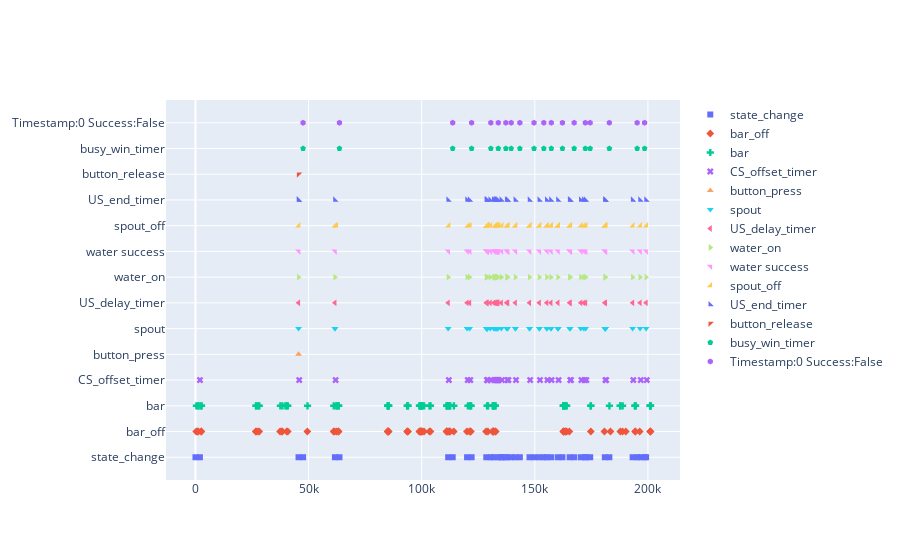

Notebook cell for this chart:
### Code cell
raw_symbols  = SymbolValidator().values
symbols = [raw_symbols[i+2] for i in range(0, len(raw_symbols), 12)]
y_index = 0 
fig = go.Figure()

df = df_events.copy()
for kind, k in enumerate(keys):
    y_index += 1
    df_evt2plot = df[df.event_name==k]
    line1 = go.Scatter(x=df_evt2plot.time, y=[k]
                * len(df_evt2plot), 
                       name=k, mode='markers', marker_symbol=symbols[y_index % 40])
    fig.add_trace(line1)
    
fig.show()

### Figure 1 — Plotly figure (JSON) as saved in the notebook; plotly's stock layout.template omitted (floating-point values rounded to 4 significant figures)
{"data": [{"marker": {"symbol": "square"}, "mode": "markers", "name": "state_change", "type": "scatter", "x": [0, 1966, 45572, 47574, 61651, 63653, 111702, 113703, 120058, 122060, 128554, 130557, 131850, 133852, 135177, 135195, 137197, 137566, 139568, 141383, 143384, 147650, 149652, 151976, 153978, 155284, 157286, 160207, 162209, 165391, 167393, 170316, 172318, 172465, 174467, 180940, 182942, 193235, 195237, 196527, 198529, 199186], "y": ["state_change", "state_change", "state_change", "state_change", "state_change", "state_change", "state_change", "state_change", "state_change", "state_change", "state_change", "state_change", "state_change", "state_change", "state_change", "state_change", "state_change", "state_change", "state_change", "state_change", "state_change", "state_change", "state_change", "state_change", "state_change", "state_change", "state_change", "state_change", "state_change", "state_change", "state_change", "state_change", "state_change", "state_change", "state_change", "state_change", "state_change", "state_change", "state_change", "state_change", "state_change", "state_change"]}, {"marker": {"symbol": "diamond"}, "mode": "markers", "name": "bar_off", "type": "scatter", "x": [345, 795, 1307, 2527, 2612, 26651, 26846, 27663, 28177, 37395, 38063, 38445, 40344, 40810, 49453, 61054, 61524, 62360, 63227, 63245, 84966, 85021, 85091, 85321, 85382, 93539, 93849, 93911, 98949, 99186, 99396, 99560, 99908, 100017, 100141, 101021, 103433, 103873, 110984, 111104, 111141, 111587, 112020, 112462, 112505, 114192, 119992, 121121, 121497, 121741, 128454, 129254, 131284, 131608, 131648, 131704, 131746, 132570, 132708, 162620, 162641, 162840, 163445, 163579, 164085, 165257, 174753, 180763, 183432, 187777, 188768, 190230, 194349, 194460, 196364, 200986, 201085, 201118], "y": ["bar_off", "bar_off", "bar_off", "bar_off", "bar_off", "bar_off", "bar_off", "bar_off", "bar_off", "bar_off", "bar_off", "bar_off", "bar_off", "bar_off", "bar_off", "bar_off", "bar_off", "bar_off", "bar_off", "bar_off", "bar_off", "bar_off", "bar_off", "bar_off", "bar_off", "bar_off", "bar_off", "bar_off", "bar_off", "bar_off", "bar_off", "bar_off", "bar_off", "bar_off", "bar_off", "bar_off", "bar_off", "bar_off", "bar_off", "bar_off", "bar_off", "bar_off", "bar_off", "bar_off", "bar_off", "bar_off", "bar_off", "bar_off", "bar_off", "bar_off", "bar_off", "bar_off", "bar_off", "bar_off", "bar_off", "bar_off", "bar_off", "bar_off", "bar_off", "bar_off", "bar_off", "bar_off", "bar_off", "bar_off", "bar_off", "bar_off", "bar_off", "bar_off", "bar_off", "bar_off", "bar_off", "bar_off", "bar_off", "bar_off", "bar_off", "bar_off", "bar_off", "bar_off"]}, {"marker": {"symbol": "cross"}, "mode": "markers", "name": "bar", "type": "scatter", "x": [425, 1292, 1374, 2564, 2684, 26754, 26868, 27707, 28215, 37533, 38430, 39748, 40391, 40833, 49536, 61127, 62314, 62396, 63242, 63308, 85006, 85048, 85126, 85350, 85447, 93564, 93866, 93948, 98994, 99205, 99412, 99575, 99923, 100044, 100156, 101051, 103460, 103902, 111053, 111125, 111191, 111962, 112035, 112489, 112532, 114226, 120440, 121410, 121513, 121854, 128904, 129323, 131351, 131630, 131689, 131730, 132555, 132590, 162585, 162635, 162681, 162866, 163527, 163618, 164111, 174718, 174768, 182979, 187749, 187806, 188822, 194184, 194416, 194545, 200971, 201003, 201102, 201153], "y": ["bar", "bar", "bar", "bar", "bar", "bar", "bar", "bar", "bar", "bar", "bar", "bar", "bar", "bar", "bar", "bar", "bar", "bar", "bar", "bar", "bar", "bar", "bar", "bar", "bar", "bar", "bar", "bar", "bar", "bar", "bar", "bar", "bar", "bar", "bar", "bar", "bar", "bar", "bar", "bar", "bar", "bar", "bar", "bar", "bar", "bar", "bar", "bar", "bar", "bar", "bar", "bar", "bar", "bar", "bar", "bar", "bar", "bar", "bar", "bar", "bar", "bar", "bar", "bar", "bar", "bar", "bar", "bar", "bar", "bar", "bar", "bar", "bar", "bar", "bar", "bar", "bar", "bar"]}, {"marker": {"symbol": "x"}, "mode": "markers", "name": "CS_offset_timer", "type": "scatter", "x": [2000, 45873, 61951, 112003, 120359, 121482, 128855, 129108, 129199, 130583, 132151, 132712, 133087, 133266, 133501, 133713, 134022, 135496, 137866, 138325, 141683, 147950, 152277, 155584, 157412, 160507, 165691, 165961, 170616, 171952, 172766, 181241, 181528, 193535, 196827, 199487], "y": ["CS_offset_timer", "CS_offset_timer", "CS_offset_timer", "CS_offset_timer", "CS_offset_timer", "CS_offset_timer", "CS_offset_timer", "CS_offset_timer", "CS_offset_timer", "CS_offset_timer", "CS_offset_timer", "CS_offset_timer", "CS_offset_timer", "CS_offset_timer", "CS_offset_timer", "CS_offset_timer", "CS_offset_timer", "CS_offset_timer", "CS_offset_timer", "CS_offset_timer", "CS_offset_timer", "CS_offset_timer", "CS_offset_timer", "CS_offset_timer", "CS_offset_timer", "CS_offset_timer", "CS_offset_timer", "CS_offset_timer", "CS_offset_timer", "CS_offset_timer", "CS_offset_timer", "CS_offset_timer", "CS_offset_timer", "CS_offset_timer", "CS_offset_timer", "CS_offset_timer"]}, {"marker": {"symbol": "triangle-up"}, "mode": "markers", "name": "button_press", "type": "scatter", "x": [45571], "y": ["button_press"]}, {"marker": {"symbol": "triangle-down"}, "mode": "markers", "name": "spout", "type": "scatter", "x": [45571, 61650, 61677, 111702, 120058, 121182, 128554, 128808, 128825, 128846, 128861, 128881, 128898, 128918, 128937, 128968, 130283, 131850, 132411, 132787, 132966, 133200, 133413, 133721, 135195, 137565, 138024, 141382, 141447, 147649, 147714, 151976, 152041, 155283, 155351, 157111, 157179, 160206, 160260, 160275, 165390, 165661, 170315, 171651, 172465, 180940, 181015, 181228, 181293, 193234, 196526, 199186], "y": ["spout", "spout", "spout", "spout", "spout", "spout", "spout", "spout", "spout", "spout", "spout", "spout", "spout", "spout", "spout", "spout", "spout", "spout", "spout", "spout", "spout", "spout", "spout", "spout", "spout", "spout", "spout", "spout", "spout", "spout", "spout", "spout", "spout", "spout", "spout", "spout", "spout", "spout", "spout", "spout", "spout", "spout", "spout", "spout", "spout", "spout", "spout", "spout", "spout", "spout", "spout", "spout"]}, {"marker": {"symbol": "triangle-left"}, "mode": "markers", "name": "US_delay_timer", "type": "scatter", "x": [45573, 61651, 111703, 120059, 121182, 128555, 128808, 128899, 130283, 131851, 132412, 132787, 132967, 133201, 133413, 133722, 135196, 137566, 138025, 141383, 147650, 151977, 155284, 157112, 160207, 165391, 165661, 170317, 171652, 172466, 180941, 181228, 193236, 196527, 199187], "y": ["US_delay_timer", "US_delay_timer", "US_delay_timer", "US_delay_timer", "US_delay_timer", "US_delay_timer", "US_delay_timer", "US_delay_timer", "US_delay_timer", "US_delay_timer", "US_delay_timer", "US_delay_timer", "US_delay_timer", "US_delay_timer", "US_delay_timer", "US_delay_timer", "US_delay_timer", "US_delay_timer", "US_delay_timer", "US_delay_timer", "US_delay_timer", "US_delay_timer", "US_delay_timer", "US_delay_timer", "US_delay_timer", "US_delay_timer", "US_delay_timer", "US_delay_timer", "US_delay_timer", "US_delay_timer", "US_delay_timer", "US_delay_timer", "US_delay_timer", "US_delay_timer", "US_delay_timer"]}, {"marker": {"symbol": "triangle-right"}, "mode": "markers", "name": "water_on", "type": "scatter", "x": [45573, 61651, 111703, 120059, 121183, 128555, 128809, 128899, 130284, 131851, 132412, 132788, 132967, 133201, 133414, 133722, 135196, 137566, 138025, 141384, 147650, 151977, 155285, 157112, 160208, 165392, 165662, 170317, 171652, 172466, 180941, 181229, 193236, 196528, 199187], "y": ["water_on", "water_on", "water_on", "water_on", "water_on", "water_on", "water_on", "water_on", "water_on", "water_on", "water_on", "water_on", "water_on", "water_on", "water_on", "water_on", "water_on", "water_on", "water_on", "water_on", "water_on", "water_on", "water_on", "water_on", "water_on", "water_on", "water_on", "water_on", "water_on", "water_on", "water_on", "water_on", "water_on", "water_on", "water_on"]}, {"marker": {"symbol": "triangle-ne"}, "mode": "markers", "name": "water success", "type": "scatter", "x": [45573, 61652, 111703, 120059, 121183, 128555, 128809, 128900, 130284, 131851, 132412, 132788, 132967, 133202, 133414, 133723, 135196, 137567, 138026, 141384, 147651, 151977, 155285, 157112, 160208, 165392, 165662, 170317, 171652, 172466, 180941, 181229, 193236, 196528, 199187], "y": ["water success", "water success", "water success", "water success", "water success", "water success", "water success", "water success", "water success", "water success", "water success", "water success", "water success", "water success", "water success", "water success", "water success", "water success", "water success", "water success", "water success", "water success", "water success", "water success", "water success", "water success", "water success", "water success", "water success", "water success", "water success", "water success", "water success", "water success", "water success"]}, {"marker": {"symbol": "triangle-se"}, "mode": "markers", "name": "spout_off", "type": "scatter", "x": [45587, 61665, 62207, 111875, 120361, 121270, 128792, 128810, 128840, 128861, 128877, 128896, 128913, 128933, 128953, 129345, 130320, 132365, 132753, 132951, 133160, 133318, 133689, 133936, 135337, 137656, 138109, 141397, 141462, 147664, 147734, 151991, 152071, 155299, 155370, 157126, 157215, 160222, 160275, 160294, 165406, 165676, 170358, 171691, 172480, 181000, 181021, 181252, 181308, 193250, 196542, 199201], "y": ["spout_off", "spout_off", "spout_off", "spout_off", "spout_off", "spout_off", "spout_off", "spout_off", "spout_off", "spout_off", "spout_off", "spout_off", "spout_off", "spout_off", "spout_off", "spout_off", "spout_off", "spout_off", "spout_off", "spout_off", "spout_off", "spout_off", "spout_off", "spout_off", "spout_off", "spout_off", "spout_off", "spout_off", "spout_off", "spout_off", "spout_off", "spout_off", "spout_off", "spout_off", "spout_off", "spout_off", "spout_off", "spout_off", "spout_off", "spout_off", "spout_off", "spout_off", "spout_off", "spout_off", "spout_off", "spout_off", "spout_off", "spout_off", "spout_off", "spout_off", "spout_off", "spout_off"]}, {"marker": {"symbol": "triangle-sw"}, "mode": "markers", "name": "US_end_timer", "type": "scatter", "x": [45591, 45593, 61671, 111723, 120079, 121203, 128575, 128829, 128919, 130304, 131871, 132432, 132808, 132987, 133221, 133434, 133743, 135216, 137587, 138046, 141404, 147671, 151997, 155305, 157132, 160228, 165411, 165681, 170336, 171671, 172485, 180960, 181248, 193255, 196547, 199206], "y": ["US_end_timer", "US_end_timer", "US_end_timer", "US_end_timer", "US_end_timer", "US_end_timer", "US_end_timer", "US_end_timer", "US_end_timer", "US_end_timer", "US_end_timer", "US_end_timer", "US_end_timer", "US_end_timer", "US_end_timer", "US_end_timer", "US_end_timer", "US_end_timer", "US_end_timer", "US_end_timer", "US_end_timer", "US_end_timer", "US_end_timer", "US_end_timer", "US_end_timer", "US_end_timer", "US_end_timer", "US_end_timer", "US_end_timer", "US_end_timer", "US_end_timer", "US_end_timer", "US_end_timer", "US_end_timer", "US_end_timer", "US_end_timer"]}, {"marker": {"symbol": "triangle-nw"}, "mode": "markers", "name": "button_release", "type": "scatter", "x": [45629], "y": ["button_release"]}, {"marker": {"symbol": "pentagon"}, "mode": "markers", "name": "busy_win_timer", "type": "scatter", "x": [47572, 63651, 113702, 122058, 130555, 133850, 137195, 139566, 143383, 149650, 153976, 157284, 162207, 167391, 172316, 174465, 182940, 195235, 198527], "y": ["busy_win_timer", "busy_win_timer", "busy_win_timer", "busy_win_timer", "busy_win_timer", "busy_win_timer", "busy_win_timer", "busy_win_timer", "busy_win_timer", "busy_win_timer", "busy_win_timer", "busy_win_timer", "busy_win_timer", "busy_win_timer", "busy_win_timer", "busy_win_timer", "busy_win_timer", "busy_win_timer", "busy_win_timer"]}, {"marker": {"symbol": "hexagon"}, "mode": "markers", "name": "Timestamp:0 Success:False", "type": "scatter", "x": [47573, 63652, 113703, 122059, 130556, 133851, 137196, 139567, 143384, 149651, 153977, 157285, 162208, 167392, 172317, 174466, 182941, 195236, 198528], "y": ["Timestamp:0 Success:False", "Timestamp:0 Success:False", "Timestamp:0 Success:False", "Timestamp:0 Success:False", "Timestamp:0 Success:False", "Timestamp:0 Success:False", "Timestamp:0 Success:False", "Timestamp:0 Success:False", "Timestamp:0 Success:False", "Timestamp:0 Success:False", "Timestamp:0 Success:False", "Timestamp:0 Success:False", "Timestamp:0 Success:False", "Timestamp:0 Success:False", "Timestamp:0 Success:False", "Timestamp:0 Success:False", "Timestamp:0 Success:False", "Timestamp:0 Success:False", "Timestamp:0 Success:False"]}], "layout": {"autosize": true, "xaxis": {"autorange": true, "range": [-12730.0, 213900.0], "type": "linear"}, "yaxis": {"autorange": true, "range": [-1.073, 14.07], "type": "category"}}}
